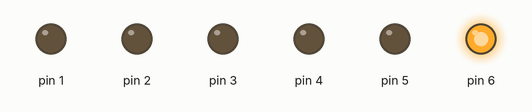
The sketch below on a simulated Arduino Uno, built with avr-gcc and run on an emulated ATmega328P. Parts: output pins drawn as LEDs (lit = HIGH). Random numbers use the default seed unless the sketch sets one. At 10.5 s the program stops and its outputs stay as they are.

Above: at 0.4 s.
At 5.1 s:
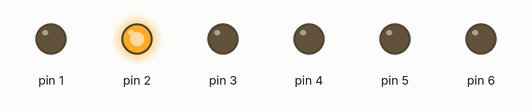
At 6.1 s:
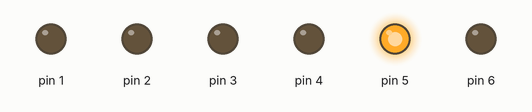
At 6.6 s:
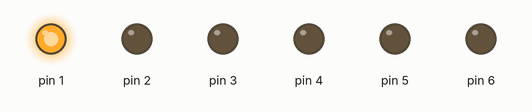
At 7.9 s:
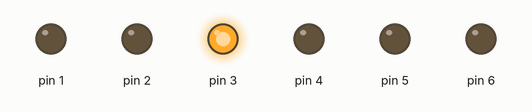
At 8.7 s:
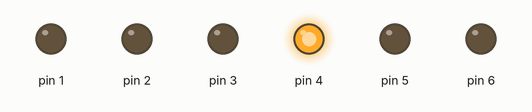
Timing chart, 0 to 12.0 s (numbered marks = the images above):
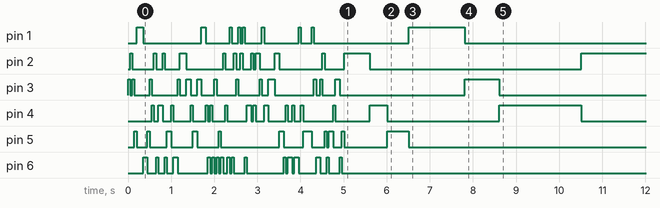

Measured:
- by itself, pin 1: LOW → HIGH at 0.20 s, → LOW 0.15 s later, → HIGH 1.4 s later, → LOW 0.10 s later, … (18 changes in this stretch)

The sketch:

Electronic_Die.ino
```cpp
// Creating an Electronic Die
void setup()
{
  randomSeed(analogRead(0));      // seed the random number generator
   for ( int z = 1 ; z < 7 ; z++ ) // LEDs on pins 1-6 are output
    {
      pinMode(z, OUTPUT);
      }
}

void randomLED(int del)
{
   int r;
    r = random(1, 7);      // get a random number from 1 to 6
     digitalWrite(r, HIGH); // output to the matching LED on digital pin 1-6
     if (del > 0)
      {
        delay(del);            // hold the LED on for the delay received
        }
         else if (del == 0)
          {    do                   // the delay entered was zero, hold the LED on forever
          {}
          while (1);
          }
           digitalWrite(r, LOW);  // turn off the LED
}

void loop()
{
  int a;
  // cycle the LEDs around for effect
  for ( a = 0 ; a < 100 ; a++ )
  {
    randomLED(50);
    }
    // slow down
    for ( a = 1 ; a <= 10 ; a++ )
    {
      randomLED(a * 100);
      }
      // and stop at the final random number and LED
      randomLED(0);
}
```
